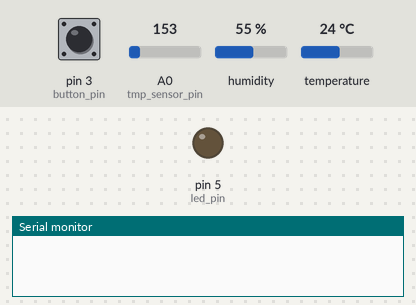
Recording of a sketch running on a simulated Arduino Uno, built with avr-gcc and run on an emulated ATmega328P. Shown: output pins drawn as LEDs (lit = HIGH), the last lines printed to the serial monitor. The inputs (shaded band) are chosen by the test bench; at power-on: pin 3 (button_pin) HIGH, A0 (tmp_sensor_pin) = 153, humidity 55 %, temperature 24 °C.

Above: at 4.8 s.
4.9 s: pin 3 (button_pin) pulled LOW for 2.35 s
At 6.5 s:
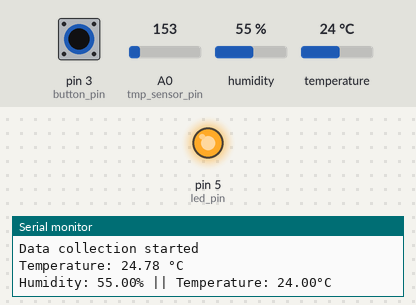
8.7 s: pin 3 (button_pin) pulled LOW for 2.35 s
At 11.0 s:
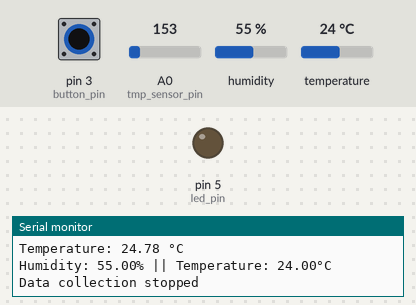
Timing chart, 0 to 12.5 s (numbered marks = the images above; inputs shaded):
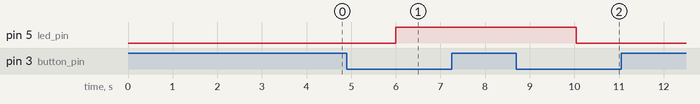

Measured:
- after the input at 4.9 s, pin 5 (led_pin): LOW → HIGH after 1.1 s
- after the input at 8.7 s, pin 5 (led_pin): HIGH → LOW after 1.3 s

The sketch:

data_collectionv2.ino
```cpp
#include <DHT.h>
#define DHTType DHT22

const int led_pin = 5;
const int button_pin = 3;
const int tmp_sensor_pin = A0;
const int dht_sensor_pin = 2;

bool prev_button_state = LOW;
bool led_state = LOW;
DHT dht = DHT(dht_sensor_pin, DHTType);

void setup() {
  pinMode(led_pin, OUTPUT);
  pinMode(button_pin, INPUT);
  Serial.begin(9600);
  dht.begin();
}

void loop() {
  bool button_state = digitalRead(button_pin);
  if (button_state == LOW && prev_button_state == HIGH) {
    led_state = !led_state;
    if (led_state) {   // look into this block more
      digitalWrite(led_pin, HIGH);
      Serial.println("Data collection started");
    }
    else {
        digitalWrite(led_pin, LOW);
        Serial.println("Data collection stopped");
    }
  }

  prev_button_state = button_state;

  if (led_state) {
    read_write_temp();
    read_write_temp_humidity();
  }

  delay(2000); // 5s delay between readings
}


// Read Temp Fcn from TMP36 Sensor
void read_write_temp() {
  int sensor_val = analogRead(tmp_sensor_pin);
  float volt = sensor_val * (5.0 / 1023.0); // analog value to voltage
  float temp = (volt - 0.5) * 100.0; // voltage to temperature in C

  // Print the temperature to the Serial Monitor
  Serial.print("Temperature: ");
  Serial.print(temp);
  Serial.println(" °C");
}

// Read Temp & Humidity Fcn from DHT Sensor
void read_write_temp_humidity() {
  float humi = dht.readHumidity();
  float temp2 = dht.readTemperature();
    if (isnan(humi) || isnan(temp2)) {
      Serial.println("Failed to read from the DHT sensor");
      Serial.print("Humidity: ");
      return;
    }

  Serial.print("Humidity: ");
  Serial.print(humi);
  //Print out the Temperature
  Serial.print("% || Temperature: ");
  Serial.print(temp2);
  Serial.print("°C ");

    //Print new line
  Serial.println();

}
```
